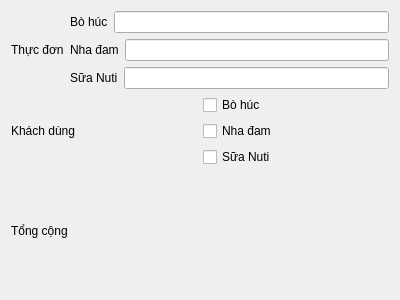
<?xml version="1.0" encoding="UTF-8"?>
<ui version="4.0">
 <class>Dialog</class>
 <widget class="QDialog" name="Dialog">
  <property name="geometry">
   <rect>
    <x>0</x>
    <y>0</y>
    <width>400</width>
    <height>300</height>
   </rect>
  </property>
  <property name="windowTitle">
   <string>CheckBox</string>
  </property>
  <layout class="QVBoxLayout" name="verticalLayout_3">
   <item>
    <layout class="QHBoxLayout" name="horizontalLayout_5">
     <item>
      <widget class="QLabel" name="label">
       <property name="text">
        <string>Thực đơn</string>
       </property>
      </widget>
     </item>
     <item>
      <layout class="QVBoxLayout" name="verticalLayout">
       <item>
        <layout class="QHBoxLayout" name="horizontalLayout">
         <item>
          <widget class="QLabel" name="label_2">
           <property name="text">
            <string>Bò húc</string>
           </property>
          </widget>
         </item>
         <item>
          <widget class="QLineEdit" name="lineEdit"/>
         </item>
        </layout>
       </item>
       <item>
        <layout class="QHBoxLayout" name="horizontalLayout_2">
         <item>
          <widget class="QLabel" name="label_3">
           <property name="text">
            <string>Nha đam</string>
           </property>
          </widget>
         </item>
         <item>
          <widget class="QLineEdit" name="lineEdit_2"/>
         </item>
        </layout>
       </item>
       <item>
        <layout class="QHBoxLayout" name="horizontalLayout_3">
         <item>
          <widget class="QLabel" name="label_4">
           <property name="text">
            <string>Sữa Nuti</string>
           </property>
          </widget>
         </item>
         <item>
          <widget class="QLineEdit" name="lineEdit_3"/>
         </item>
        </layout>
       </item>
      </layout>
     </item>
    </layout>
   </item>
   <item>
    <layout class="QHBoxLayout" name="horizontalLayout_4">
     <item>
      <widget class="QLabel" name="label_5">
       <property name="text">
        <string>Khách dùng</string>
       </property>
      </widget>
     </item>
     <item>
      <layout class="QVBoxLayout" name="verticalLayout_2">
       <item>
        <widget class="QCheckBox" name="checkBox">
         <property name="text">
          <string>Bò húc</string>
         </property>
        </widget>
       </item>
       <item>
        <widget class="QCheckBox" name="checkBox_2">
         <property name="text">
          <string>Nha đam</string>
         </property>
        </widget>
       </item>
       <item>
        <widget class="QCheckBox" name="checkBox_3">
         <property name="text">
          <string>Sữa Nuti</string>
         </property>
        </widget>
       </item>
      </layout>
     </item>
    </layout>
   </item>
   <item>
    <widget class="QLabel" name="label_result">
     <property name="text">
      <string>Tổng cộng</string>
     </property>
    </widget>
   </item>
  </layout>
 </widget>
 <resources/>
 <connections/>
</ui>
